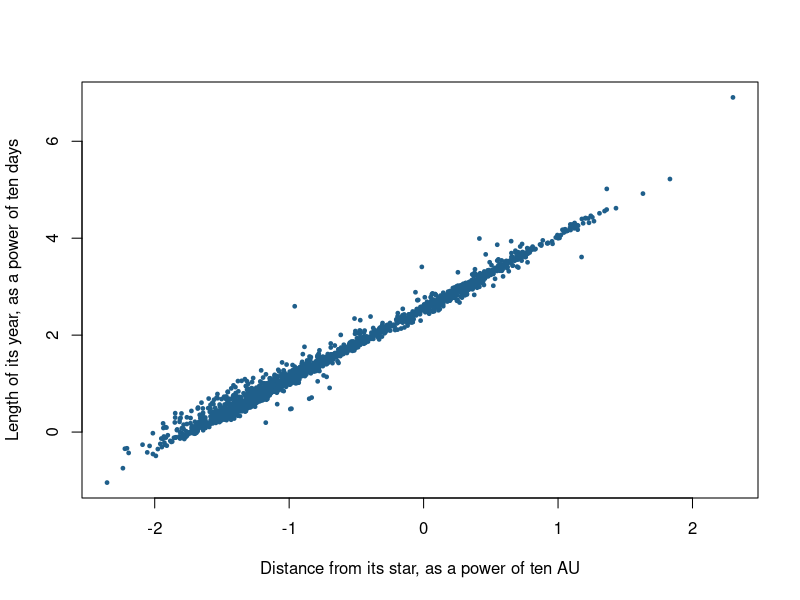
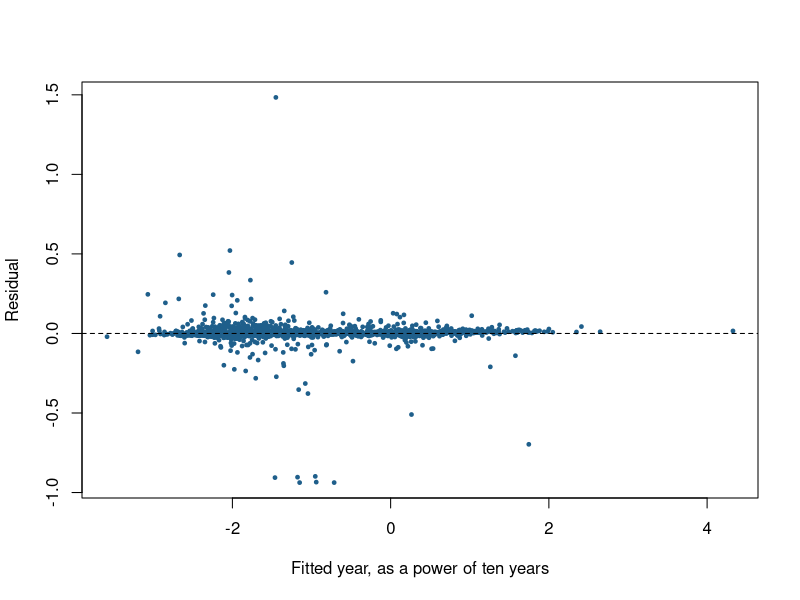

Write R code to recreate these figures, in order.
# A model ----
#
# In 1619 Johannes Kepler found that a planet's year depends on its
# distance from the Sun. Here R finds the same rule again, from
# thousands of planets around other stars, in an open catalog kept by
# the astronomer Hanno Rein. README.md says where the data comes from.

planets <- read.csv("data/exoplanets.csv")
table(planets$method)

# The planets whose year, distance, and star's mass are all known.
known <- subset(planets, period_days > 0 & distance_au > 0 & star_mass_sun > 0)
nrow(known)

plot(log10(period_days) ~ log10(distance_au), data = known, pch = 19, cex = 0.5,
     col = "#1F5F8B", xlab = "Distance from its star, as a power of ten AU",
     ylab = "Length of its year, as a power of ten days")

# Kepler's law says a year grows with the distance to the power 1.5,
# and shrinks with the square root of the star's mass, a power of
# minus 0.5. A linear model of the logarithms estimates both.
fit <- lm(log10(period_days / 365.25) ~ log10(distance_au) + log10(star_mass_sun), data = known)
summary(fit)
confint(fit)

# The model has never seen our solar system, yet it predicts a year
# of 0.99 for Earth and 11.6 for Jupiter, whose real year is 11.9.
10^predict(fit, data.frame(distance_au = c(1, 5.2), star_mass_sun = 1))

# Checking the fit: residuals against fitted values.
plot(fitted(fit), resid(fit), pch = 19, cex = 0.5, col = "#1F5F8B",
     xlab = "Fitted year, as a power of ten years", ylab = "Residual")
abline(h = 0, lty = 2)

# Does the star's mass matter? Compare with a model without it.
fit_distance <- lm(log10(period_days / 365.25) ~ log10(distance_au), data = known)
anova(fit_distance, fit)
